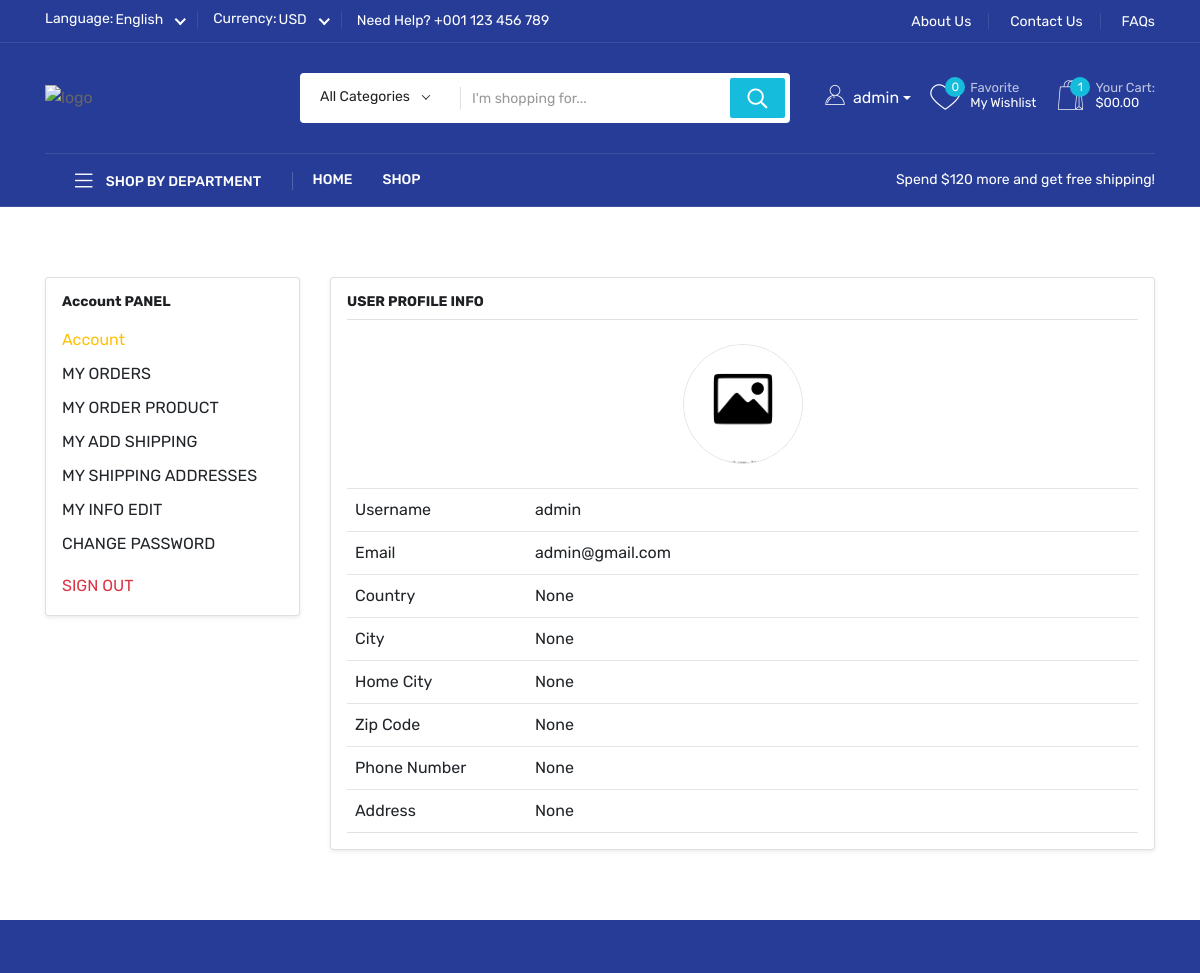
/account/account/ (signed in, upper part), run on an earlier commit of the app's database.
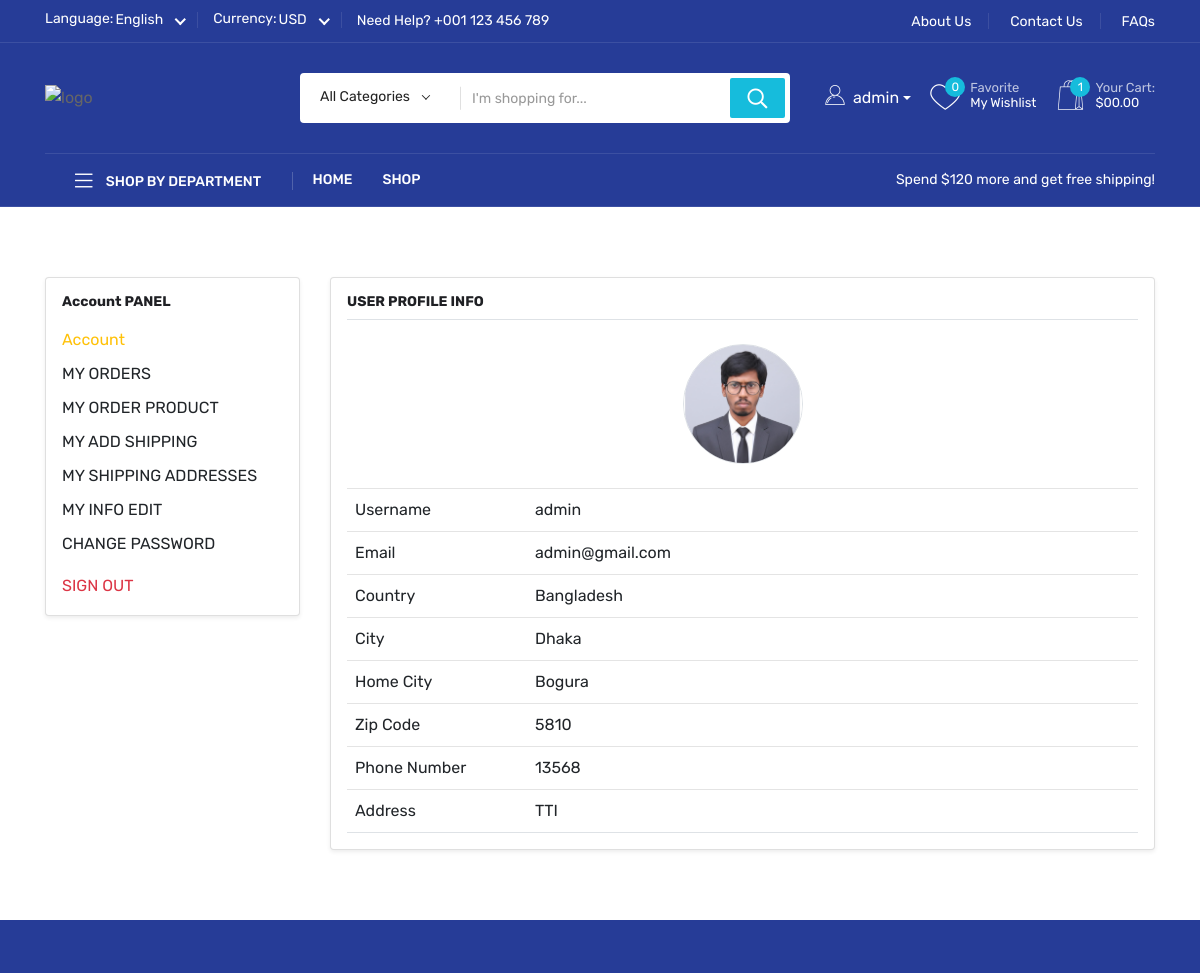
And on a later commit of the database.
### account/models.py (models this page shows, shortened)
class User(AbstractBaseUser, PermissionsMixin):
    username = models.CharField(
        max_length=150,
        unique=True,
        validators=[UnicodeUsernameValidator()]
    )
    email = models.EmailField(max_length=150, unique=True)
    image = models.ImageField(upload_to='user/', default='defaults/default.jpg')
    country = models.CharField(max_length=150, blank=True, null=True)
    city = models.CharField(max_length=150, blank=True, null=True)
    home_city = models.CharField(max_length=150, blank=True, null=True)
    zip_code = models.CharField(max_length=15, blank=True, null=True)
    phone = models.CharField(max_length=16, blank=True, null=True)
    address = models.TextField(max_length=500, blank=True, null=True)
    is_active = models.BooleanField(default=True)
    is_staff = models.BooleanField(default=False)
    created_at = models.DateTimeField(auto_now_add=True)
    updated_at = models.DateTimeField(auto_now=True)
    objects = Manager()
    USERNAME_FIELD = "username"
    REQUIRED_FIELDS = ["email"]
    class Meta:
        ordering = ['id']
        verbose_name_plural = "01. Users"

### account/views.py (the view)
# urls.py: path('account/', AccountView.as_view(), name='account'),
@method_decorator(never_cache, name='dispatch')
class AccountView(LoginRequiredMixin, generic.View):
    def get(self, request):
        return render(request, 'account/account.html')

### account/mixing.py (called while the page is built)
    def dispatch(self, request, *args, **kwargs):
        if not request.user.is_authenticated:
            return redirect(self.login_url)
        return super().dispatch(request, *args, **kwargs)

### store/context_processors.py (called while the page is built)
def store_context(request):
    categories = Category.objects.filter(parent=None, status='active').prefetch_related(
        'children',
        'children__children'
    )
    cat_ids = Product.objects.values_list('category__id', flat=True).distinct()
    cats = Category.objects.filter(id__in=cat_ids, status='active')
    cates = cats.filter(is_featured=True)[:3]
    brand_ids = Product.objects.values_list('brand__id', flat=True).distinct()
    brands = Brand.objects.filter(id__in=brand_ids, status='active', is_featured=True)
    max_price = Product.objects.aggregate(Max('sale_price'))['sale_price__max']
    min_price = Product.objects.aggregate(Min('sale_price'))['sale_price__min']
    return {
        'categories': categories,
        'cats': cats,
        'cates': cates,
        'brands': brands,
        'max_price': max_price,
        'min_price': min_price
    }

### templates/account/account.html (shortened to what this page needs)
{% extends 'base.html' %}
{% load static %}
{% block main_content %}
<main>
    <div class="account-area mt-70 mb-70">
        <div class="container">
            <div class="row">
                <div class="col-3 mb-4">
                    {% include "account/sidebar.html" %}
                </div>
                <div class="col-9">
                    <div class="card shadow-sm">
                        <div class="card-body">
                            <h6 class="fw-bold border-bottom pb-2 mb-4">USER PROFILE INFO</h6>
                            <div class="text-center mb-4">
                                <img src="{{request.user.image.url}}"
                                     class="rounded-circle border img-fluid"
                                     style="width: 120px; height: 120px; object-fit: cover;"
                                     alt="{{ request.user.username }}">
                            </div>
                            <div>
                                <table class="table table-borderless mb-0">
                                    <tbody>
                                        <tr class="border-bottom">
                                            <td class="fw-semibold" width="180"> Username</td>
                                            <td>{{ request.user.username }}</td>
                                        </tr>
                                        <tr class="border-bottom">
                                            <td class="fw-semibold">Email</td>
                                            <td>{{ request.user.email }}</td>
                                        </tr>
                                        <tr class="border-bottom">
                                            <td class="fw-semibold">Country</td>
                                            <td>{{ request.user.country }}</td>
                                        </tr>
                                        <tr class="border-bottom">
                                            <td class="fw-semibold">City</td>
                                            <td>{{ request.user.city }}</td>
                                        </tr>
                                        <tr class="border-bottom">
                                            <td class="fw-semibold">Home City</td>
                                            <td>{{ request.user.home_city }}</td>
                                        </tr>
                                        <tr class="border-bottom">
                                            <td class="fw-semibold">Zip Code</td>
                                            <td>{{ request.user.zip_code }}</td>
                                        </tr>
                                        <tr class="border-bottom">
                                            <td class="fw-semibold">Phone Number</td>
                                            <td>{{ request.user.phone }}</td>
                                        </tr>
                                        <tr class="border-bottom">
                                            <td class="fw-semibold">Address</td>
                                            <td>{{ request.user.address }}</td>
                                        </tr>
                                    </tbody>
                                </table>
                            </div>
                        </div>
                    </div>
                </div>
            </div>
        </div>
    </div>
</main>
{% endblock main_content %}

### templates/base.html (shortened to what the changed rows need)
{% load static %}
<!doctype html>
<html class="no-js" lang="en">
<head>
    <link rel="stylesheet" href="//cdn.jsdelivr.net/npm/alertifyjs@1.14.0/build/css/alertify.min.css"/>
    <link rel="stylesheet" href="//cdn.jsdelivr.net/npm/alertifyjs@1.14.0/build/css/themes/default.min.css"/>
    <link rel="stylesheet" href="https://cdnjs.cloudflare.com/ajax/libs/font-awesome/7.0.1/css/all.min.css">
    <link rel="stylesheet" href="{% static 'assets/css/preloader.css' %}">
    <link rel="stylesheet" href="{% static 'assets/css/bootstrap.css' %}">
    <link rel="stylesheet" href="{% static 'assets/css/meanmenu.css' %}">
    <link rel="stylesheet" href="{% static 'assets/css/animate.css' %}">
    <link rel="stylesheet" href="{% static 'assets/css/owl-carousel.css' %}">
    <link rel="stylesheet" href="{% static 'assets/css/swiper-bundle.css' %}">
    <link rel="stylesheet" href="{% static 'assets/css/backtotop.css' %}">
    <link rel="stylesheet" href="{% static 'assets/css/magnific-popup.css' %}">
    <link rel="stylesheet" href="{% static 'assets/css/nice-select.css' %}">
    <link rel="stylesheet" href="{% static 'assets/flaticon/flaticon.css' %}">
    <link rel="stylesheet" href="{% static 'assets/css/font-awesome-pro.css' %}">
    <link rel="stylesheet" href="{% static 'assets/css/default.css' %}">
    <link rel="stylesheet" href="{% static 'assets/css/ratings.css' %}">
    <link rel="stylesheet" href="{% static 'assets/css/style.css' %}">
   </head>
   <body>
     <header class="header d-blue-bg">
        <div class="header-mid">
            <div class="container custom-conatiner">
                <div class="heade-mid-inner">
                    <div class="row align-items-center">
                        <div class="col-xl-4 col-lg-5 col-md-8 col-sm-8">
                            <div class="header-action">
                                <div class="dropdown d-inline-flex align-items-center">
                                    <a class="block-userlink d-inline-flex align-items-center dropdown-toggle text-white text-decoration-none"
                                    href="#"
                                    id="authDropdown"
                                    role="button"
                                    data-bs-toggle="dropdown"
                                    aria-expanded="false">
                                        <i class="flaticon-user me-2 text-white" style="font-size: 20px;"></i>
                                        {% if request.user.is_authenticated %}
                                            {{ request.user.username }}
                                        {% else %}
                                            Account
                                        {% endif %}
                                    </a>
                                </div>
                            </div>
                        </div>
                    </div>
                </div>
            </div>
        </div>
     </header>
    {% block main_content %}
    {% endblock main_content %}
</body>
</html>

What changed in the data, as far as the page shows it:
changed User "admin": user.image: picture added in place of a placeholder; user.country "None" → "Bangladesh"; user.city "None" → "Dhaka"; user.home_city "None" → "Bogura"; user.zip_code "None" → "5810"; user.phone "None" → "13568"; user.address "None" → "TTI"
